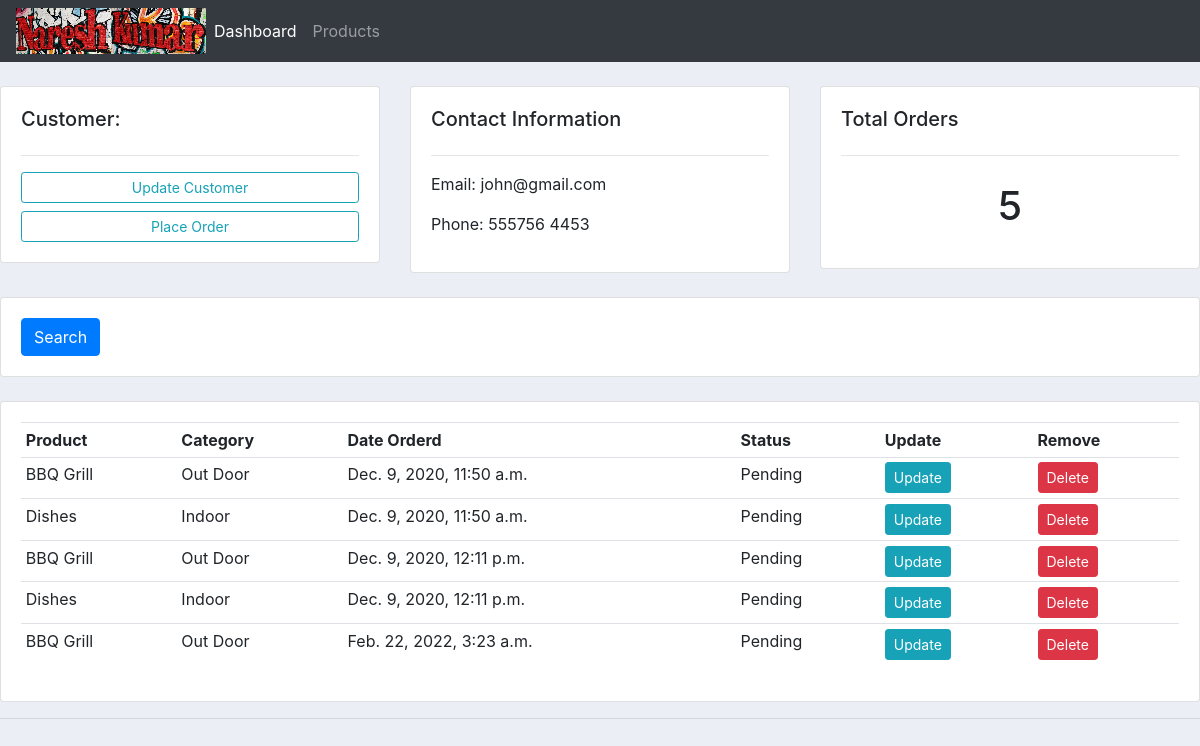
The app's page /customer/1/ with its own data.
### accounts/models.py (models this page shows, shortened)
class Customer(models.Model):
	name = models.CharField(max_length=200, null=True)
	phone = models.CharField(max_length=200, null=True)
	email = models.CharField(max_length=200, null=True)
	date_created = models.DateTimeField(auto_now_add=True, null=True)

class Order(models.Model):
	STATUS = (
			('Pending', 'Pending'),
			('Out for delivery', 'Out for delivery'),
			('Delivered', 'Delivered'),
		)
	customer = models.ForeignKey(Customer, null = True, on_delete=models.SET_NULL)
	product = models.ForeignKey(Product, null=True, on_delete= models.SET_NULL)
	date_created = models.DateTimeField(auto_now_add=True, null=True)
	status = models.CharField(max_length=200, null=True, choices=STATUS)

class Product(models.Model):
	CATEGORY = (
			('Indoor', 'Indoor'),
			('Out Door', 'Out Door'),
		)
	name = models.CharField(max_length=200, null=True)
	price = models.FloatField(null=True)
	category = models.CharField(max_length=200, null=True, choices=CATEGORY)
	description = models.CharField(max_length=200, null=True,blank = True)
	date_created = models.DateTimeField(auto_now_add=True, null=True)
	tag = models.ManyToManyField(Tag)
	def __str__(self):
		return self.name

### accounts/views.py (the view)
# urls.py: path('customer/<str:pk_test>/', views.customer, name='customer'),
def customer(request, pk_test):
	customer = Customer.objects.get(id=pk_test)
	orders = customer.order_set.all()
	order_count = orders.count()
	context = {'customer':customer,'orders':orders, 'order_count':order_count}
	return render(request,'accounts/customer.html',context)

### accounts/templates/accounts/customer.html
{% extends 'accounts/main.html' %}
{% block content %}
<br>
<div class="row">
	<div class="col-md">
		<div class="card card-body">
			<h5>Customer:</h5>
			<hr>
			<a class="btn btn-outline-info  btn-sm btn-block" href="">Update Customer</a>
			<a class="btn btn-outline-info  btn-sm btn-block" href="{% url 'create_order' customer.id %}">Place Order</a>
		</div>
	</div>
	<div class="col-md">
		<div class="card card-body">
			<h5>Contact Information</h5>
			<hr>
			<p>Email: {{customer.email}}</p>
			<p>Phone: {{customer.phone}}</p>
		</div>
	</div>
	<div class="col-md">
		<div class="card card-body">
			<h5>Total Orders</h5>
			<hr>
			<h1 style="text-align: center;padding: 10px"> {{order_count}} </h1>
		</div>
	</div>
</div>
<br>
<div class="row">
	<div class="col">
		<div class="card card-body">
			<form method="get">
		    <button class="btn btn-primary" type="submit">Search</button>
		  </form>
		</div>
	</div>
</div>
<br>
<div class="row">
	<div class="col-md">
		<div class="card card-body">
			<table class="table table-sm">
				<tr>
					<th>Product</th>
					<th>Category</th>
					<th>Date Orderd</th>
					<th>Status</th>
					<th>Update</th>
					<th>Remove</th>
				</tr>
				{% for order in orders %}
					<tr>
						<td>{{order.product}}</td>
						<td>{{order.product.category}}</td>
						<td>{{order.date_created}}</td>
						<td>{{order.status}}</td>
						<td><a class="btn btn-sm btn-info" href="{% url 'update_order' order.id %}">Update</a></td>
						<td><a class="btn btn-sm btn-danger" href="{% url 'delete_order' order.id %}">Delete</a></td>
					</tr>
				{% endfor %}
			</table>
		</div>
	</div>
</div>
{% endblock %}

### static/css/main.css (style rules this page uses)
body { background-color: #ebeff5; }

### records on screen
Customer: email "john@gmail.com", phone "555756 4453"
Order: product "BBQ Grill", product.category "Out Door", date_created "Dec. 9, 2020, 11:50 a.m.", status "Pending"
Order: product "Dishes", product.category "Indoor", date_created "Dec. 9, 2020, 11:50 a.m.", status "Pending"
Order: product "BBQ Grill", product.category "Out Door", date_created "Dec. 9, 2020, 12:11 p.m.", status "Pending"
Order: product "Dishes", product.category "Indoor", date_created "Dec. 9, 2020, 12:11 p.m.", status "Pending"
Order: product "BBQ Grill", product.category "Out Door", date_created "Feb. 22, 2022, 3:23 a.m.", status "Pending"

### other values on screen
{{ order_count }} "5"
